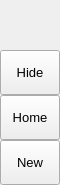
        <widget class="QFrame" name="leftMenuBg">
         <property name="minimumSize">
          <size>
           <width>60</width>
           <height>0</height>
          </size>
         </property>
         <property name="maximumSize">
          <size>
           <width>60</width>
           <height>16777215</height>
          </size>
         </property>
         <property name="frameShape">
          <enum>QFrame::NoFrame</enum>
         </property>
         <property name="frameShadow">
          <enum>QFrame::Raised</enum>
         </property>
         <layout class="QVBoxLayout" name="verticalLayout_3">
          <property name="spacing">
           <number>0</number>
          </property>
          <property name="leftMargin">
           <number>0</number>
          </property>
          <property name="topMargin">
           <number>0</number>
          </property>
          <property name="rightMargin">
           <number>0</number>
          </property>
          <property name="bottomMargin">
           <number>0</number>
          </property>
          <item>
           <widget class="QFrame" name="topLogoInfo">
            <property name="minimumSize">
             <size>
              <width>0</width>
              <height>50</height>
             </size>
            </property>
            <property name="maximumSize">
             <size>
              <width>16777215</width>
              <height>50</height>
             </size>
            </property>
            <property name="frameShape">
             <enum>QFrame::NoFrame</enum>
            </property>
            <property name="frameShadow">
             <enum>QFrame::Raised</enum>
            </property>
            <widget class="QFrame" name="topLogo">
             <property name="enabled">
              <bool>true</bool>
             </property>
             <property name="geometry">
              <rect>
               <x>10</x>
               <y>0</y>
               <width>42</width>
               <height>42</height>
              </rect>
             </property>
             <property name="minimumSize">
              <size>
               <width>42</width>
               <height>42</height>
              </size>
             </property>
             <property name="maximumSize">
              <size>
               <width>42</width>
               <height>42</height>
              </size>
             </property>
             <property name="toolTip">
              <string/>
             </property>
             <property name="styleSheet">
              <string notr="true">border-image: url(:/images/images/images/wave.png);</string>
             </property>
             <property name="frameShape">
              <enum>QFrame::NoFrame</enum>
             </property>
             <property name="frameShadow">
              <enum>QFrame::Raised</enum>
             </property>
            </widget>
            <widget class="QLabel" name="titleLeftApp">
             <property name="geometry">
              <rect>
               <x>70</x>
               <y>8</y>
               <width>160</width>
               <height>20</height>
              </rect>
             </property>
             <property name="font">
              <font>
               <family>Segoe UI Semibold</family>
               <pointsize>12</pointsize>
               <italic>false</italic>
               <bold>false</bold>
              </font>
             </property>
             <property name="text">
              <string>HidrApp Uniandes</string>
             </property>
             <property name="alignment">
              <set>Qt::AlignLeading|Qt::AlignLeft|Qt::AlignTop</set>
             </property>
            </widget>
            <widget class="QLabel" name="titleLeftDescription">
             <property name="geometry">
              <rect>
               <x>70</x>
               <y>27</y>
               <width>160</width>
               <height>16</height>
              </rect>
             </property>
             <property name="maximumSize">
              <size>
               <width>16777215</width>
               <height>16</height>
              </size>
             </property>
             <property name="font">
              <font>
               <family>Segoe UI</family>
               <pointsize>8</pointsize>
               <italic>false</italic>
               <bold>false</bold>
              </font>
             </property>
             <property name="text">
              <string>Hidráulica de canales abiertos</string>
             </property>
             <property name="alignment">
              <set>Qt::AlignLeading|Qt::AlignLeft|Qt::AlignTop</set>
             </property>
            </widget>
           </widget>
          </item>
          <item>
           <widget class="QFrame" name="leftMenuFrame">
            <property name="frameShape">
             <enum>QFrame::NoFrame</enum>
            </property>
            <property name="frameShadow">
             <enum>QFrame::Raised</enum>
            </property>
            <layout class="QVBoxLayout" name="verticalMenuLayout">
             <property name="spacing">
              <number>0</number>
             </property>
             <property name="leftMargin">
              <number>0</number>
             </property>
             <property name="topMargin">
              <number>0</number>
             </property>
             <property name="rightMargin">
              <number>0</number>
             </property>
             <property name="bottomMargin">
              <number>0</number>
             </property>
             <item>
              <widget class="QFrame" name="toggleBox">
               <property name="maximumSize">
                <size>
                 <width>16777215</width>
                 <height>45</height>
                </size>
               </property>
               <property name="frameShape">
                <enum>QFrame::NoFrame</enum>
               </property>
               <property name="frameShadow">
                <enum>QFrame::Raised</enum>
               </property>
               <layout class="QVBoxLayout" name="verticalLayout_4">
                <property name="spacing">
                 <number>0</number>
                </property>
                <property name="leftMargin">
                 <number>0</number>
                </property>
                <property name="topMargin">
                 <number>0</number>
                </property>
                <property name="rightMargin">
                 <number>0</number>
                </property>
                <property name="bottomMargin">
                 <number>0</number>
                </property>
                <item>
                 <widget class="QPushButton" name="toggleButton">
                  <property name="sizePolicy">
                   <sizepolicy hsizetype="Expanding" vsizetype="Fixed">
                    <horstretch>0</horstretch>
                    <verstretch>0</verstretch>
                   </sizepolicy>
                  </property>
                  <property name="minimumSize">
                   <size>
                    <width>0</width>
                    <height>45</height>
                   </size>
                  </property>
                  <property name="font">
                   <font>
                    <family>Segoe UI</family>
                    <pointsize>10</pointsize>
                    <italic>false</italic>
                    <bold>false</bold>
                   </font>
                  </property>
                  <property name="cursor">
                   <cursorShape>PointingHandCursor</cursorShape>
                  </property>
                  <property name="layoutDirection">
                   <enum>Qt::LeftToRight</enum>
                  </property>
                  <property name="styleSheet">
                   <string notr="true">background-image: url(:/icons/images/icons/icon_menu.png);</string>
                  </property>
                  <property name="text">
                   <string>Hide</string>
                  </property>
                 </widget>
                </item>
               </layout>
              </widget>
             </item>
             <item alignment="Qt::AlignTop">
              <widget class="QFrame" name="topMenu">
               <property name="frameShape">
                <enum>QFrame::NoFrame</enum>
               </property>
               <property name="frameShadow">
                <enum>QFrame::Raised</enum>
               </property>
               <layout class="QVBoxLayout" name="verticalLayout_8">
                <property name="spacing">
                 <number>0</number>
                </property>
                <property name="leftMargin">
                 <number>0</number>
                </property>
                <property name="topMargin">
                 <number>0</number>
                </property>
                <property name="rightMargin">
                 <number>0</number>
                </property>
                <property name="bottomMargin">
                 <number>0</number>
                </property>
                <item>
                 <widget class="QPushButton" name="btn_home">
                  <property name="sizePolicy">
                   <sizepolicy hsizetype="Expanding" vsizetype="Fixed">
                    <horstretch>0</horstretch>
                    <verstretch>0</verstretch>
                   </sizepolicy>
                  </property>
                  <property name="minimumSize">
                   <size>
                    <width>0</width>
                    <height>45</height>
                   </size>
                  </property>
                  <property name="font">
                   <font>
                    <family>Segoe UI</family>
                    <pointsize>10</pointsize>
                    <italic>false</italic>
                    <bold>false</bold>
                   </font>
                  </property>
                  <property name="cursor">
                   <cursorShape>PointingHandCursor</cursorShape>
                  </property>
                  <property name="layoutDirection">
                   <enum>Qt::LeftToRight</enum>
                  </property>
                  <property name="styleSheet">
                   <string notr="true">background-image: url(:/icons/images/icons/cil-home.png);</string>
                  </property>
                  <property name="text">
                   <string>Home</string>
                  </property>
                 </widget>
                </item>
                <item>
                 <widget class="QPushButton" name="btn_new">
                  <property name="sizePolicy">
                   <sizepolicy hsizetype="Expanding" vsizetype="Fixed">
                    <horstretch>0</horstretch>
                    <verstretch>0</verstretch>
                   </sizepolicy>
                  </property>
                  <property name="minimumSize">
                   <size>
                    <width>0</width>
                    <height>45</height>
                   </size>
                  </property>
                  <property name="font">
                   <font>
                    <family>Segoe UI</family>
                    <pointsize>10</pointsize>
                    <italic>false</italic>
                    <bold>false</bold>
                   </font>
                  </property>
                  <property name="cursor">
                   <cursorShape>PointingHandCursor</cursorShape>
                  </property>
                  <property name="layoutDirection">
                   <enum>Qt::LeftToRight</enum>
                  </property>
                  <property name="styleSheet">
                   <string notr="true">background-image: url(:/icons/images/icons/cil-file.png);</string>
                  </property>
                  <property name="text">
                   <string>New</string>
                  </property>
                 </widget>
                </item>
               </layout>
              </widget>
             </item>
             <item alignment="Qt::AlignBottom">
              <widget class="QFrame" name="bottomMenu">
               <property name="frameShape">
                <enum>QFrame::NoFrame</enum>
               </property>
               <property name="frameShadow">
                <enum>QFrame::Raised</enum>
               </property>
               <layout class="QVBoxLayout" name="verticalLayout_9">
                <property name="spacing">
                 <number>0</number>
                </property>
                <property name="leftMargin">
                 <number>0</number>
                </property>
                <property name="topMargin">
                 <number>0</number>
                </property>
                <property name="rightMargin">
                 <number>0</number>
                </property>
                <property name="bottomMargin">
                 <number>0</number>
                </property>
               </layout>
              </widget>
             </item>
            </layout>
           </widget>
          </item>
         </layout>
        </widget>
